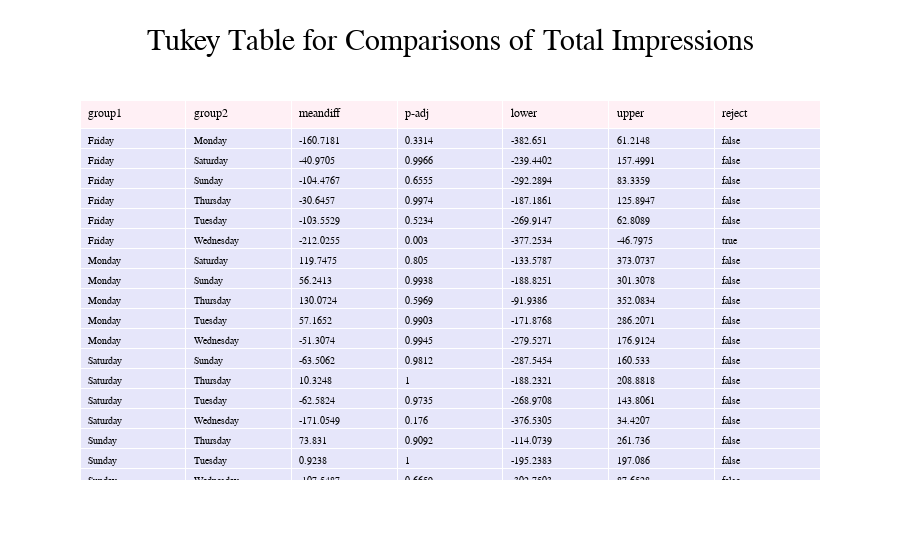

This figure's notebook cell:
### Code cell
tukey_grab(df, 'Total Impressions', 'Day of Week')

### Figure 1 — Plotly figure (JSON) as saved in the notebook; plotly's stock layout.template omitted (floating-point values rounded to 4 significant figures; data arrays with more than 128 entries replaced by an {"elided": "..."} marker saying what was removed)
{"data": [{"cells": {"align": "left", "fill": {"color": "lavender"}, "font": {"size": 10}, "values": {"elided": "7x21 mixed values"}}, "header": {"align": "left", "fill": {"color": "lavenderblush"}, "values": ["group1", "group2", "meandiff", "p-adj", "lower", "upper", "reject"]}, "type": "table"}], "layout": {"font": {"color": "black", "family": "Times New Roman"}, "title": {"font": {"color": "black", "family": "Times New Roman", "size": 30}, "text": "Tukey Table for Comparisons of Total Impressions", "x": 0.5}}}
